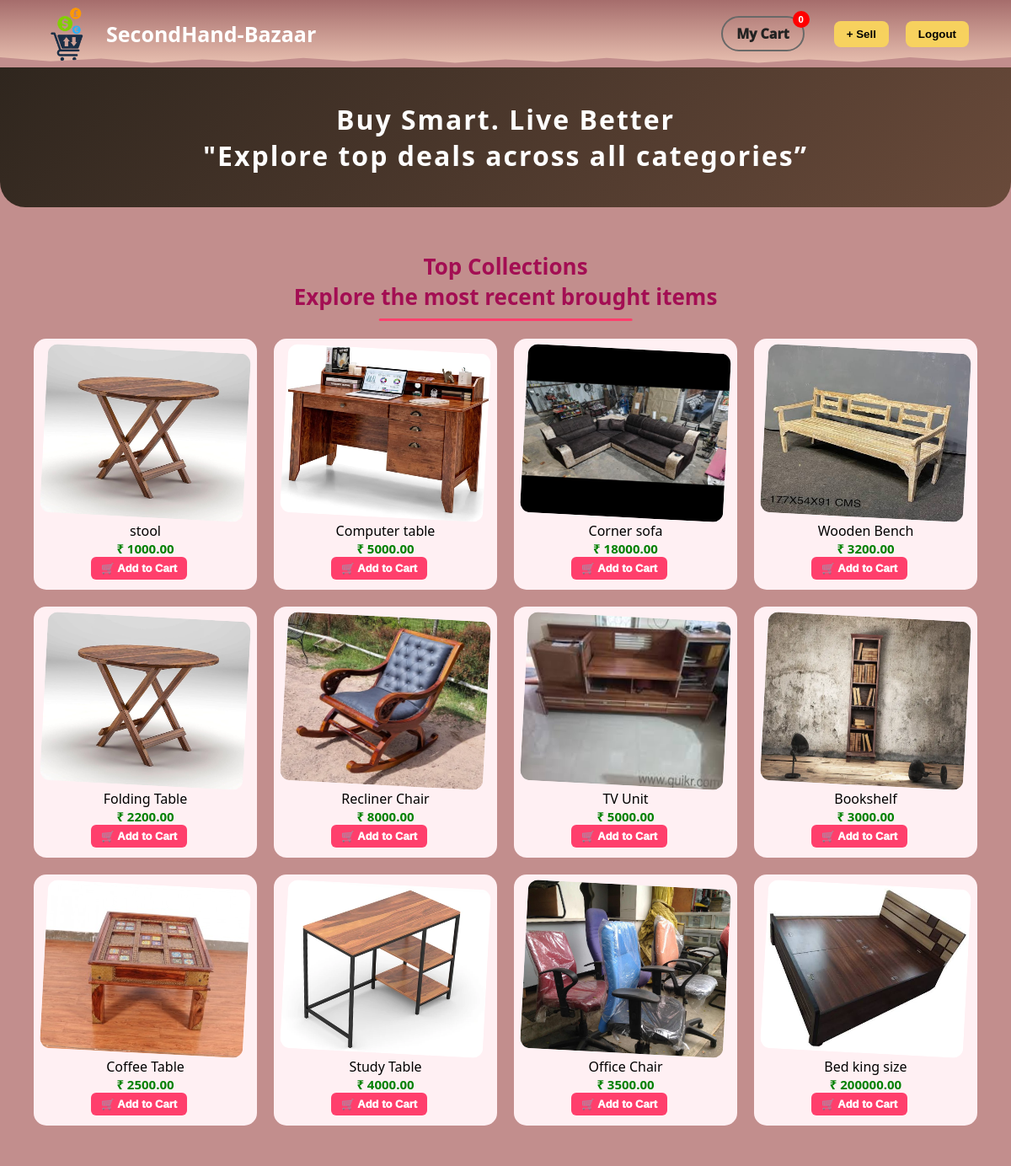
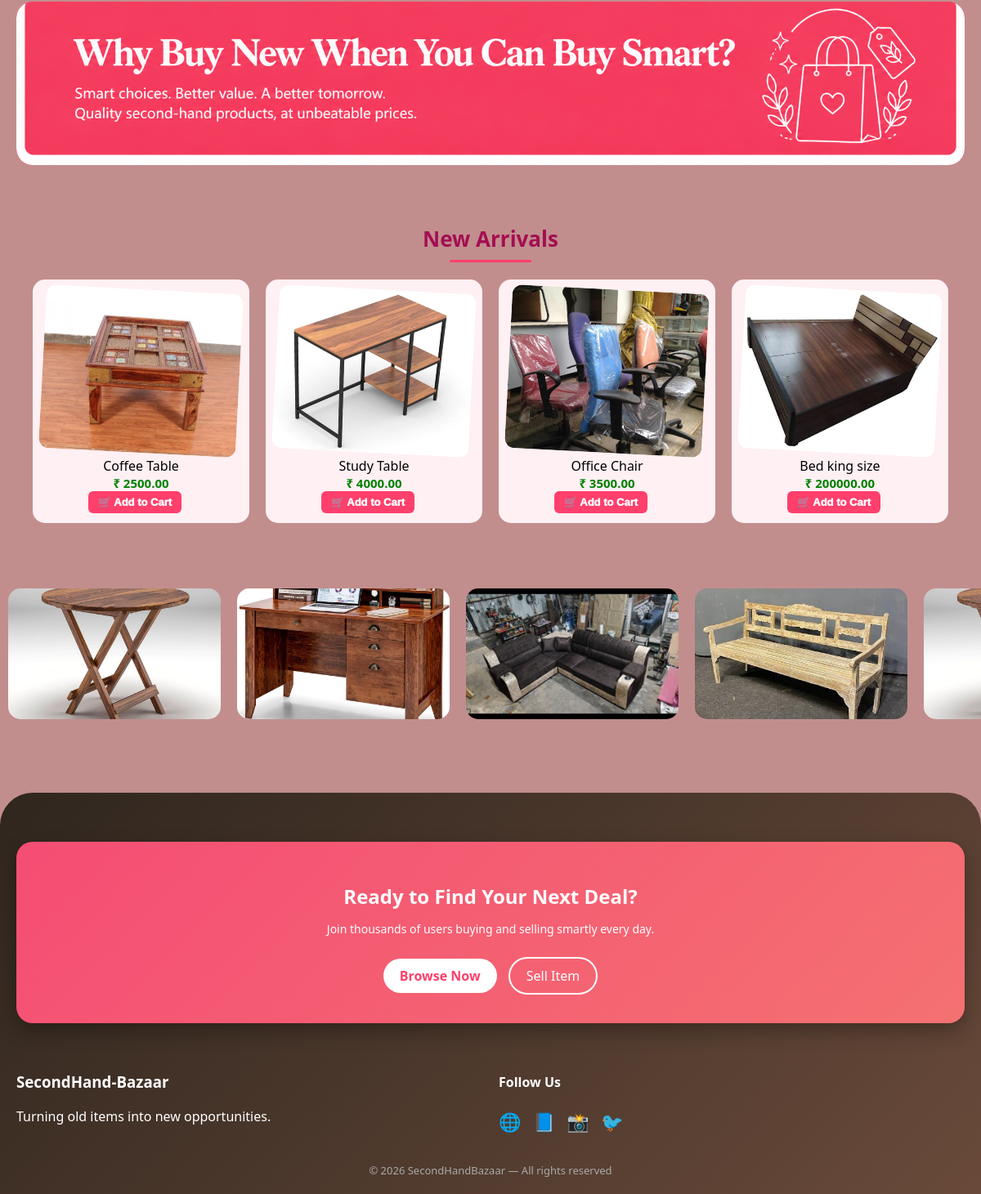
Page /modules/buyer/product_details.php?CAT_NAM=FURNITURE on the committed database (2 pictures, top to bottom).
### tables this page shows
CREATE TABLE `item` (
  `I_CODE` int(255) NOT NULL,
  `C_ID` int(255) NOT NULL,
  `CAT_NAM` varchar(50) DEFAULT NULL,
  `I_NAME` varchar(100) DEFAULT NULL,
  `I_IMAGE` varchar(100) NOT NULL,
  `I_DATE` date DEFAULT NULL,
  `I_PRICE` decimal(10,2) DEFAULT NULL,
  `SELL_STATUS` varchar(1) NOT NULL,
  `DES` varchar(100) NOT NULL
);

### modules/buyer/product_details.php (the view, shortened to what this page needs)
<?php
include "../../config/db.php";
$cat_nam = $_GET['CAT_NAM'] ?? '';
$q = "SELECT * FROM item WHERE CAT_NAM='$cat_nam' AND SELL_STATUS='N' ORDER BY I_CODE DESC";
$rs = mysqli_query($con,$q);
$rs_new = mysqli_query($con,
"SELECT * FROM item
WHERE CAT_NAM='$cat_nam'
AND SELL_STATUS='N'
ORDER BY I_CODE DESC
LIMIT 8 OFFSET 8");
$qcart = "SELECT COUNT(*) AS total FROM cart WHERE C_ID='".$_SESSION['sid']."'";
$rcart = mysqli_query($con,$qcart);
$cart = mysqli_fetch_assoc($rcart);
?>
<!DOCTYPE html>
<html>
<head>
</head>
<body>
    <div class="navbar">
    <div class="logo"> <img src="../../assests/img/logo.jpg" alt="" class="logo-img">SecondHand-Bazaar</div>
    <div class="nav-links">
        <a href="cart.php" class="cart-btn"><i class="bi bi-cart3"></i> My Cart  <span class="badge"><?php echo $cart['total']; ?></span></a>
        <a href="../seller/sell_product.php"><button class="post-btn"><b>+ Sell</b></button></a>
        <a href="../auth/logout.php"><button class="register-btn"><b>Logout</b></button></a>
    </div>
</div>
<div class="header">
    <h1>Buy Smart. Live Better <br> <span>"Explore top deals across all categories” </span></h1>
</div>
<div class="section">
<h2>Top Collections
    <br>Explore the most recent brought items
</h2>
<div class="grid">
<?php
if(mysqli_num_rows($rs) > 0)
{
    while($row = mysqli_fetch_array($rs))
{
    $xicode = $row['I_CODE'];
    echo "
    <div class='new-card'>
        <img src='../../assests/img/{$row['I_IMAGE']}'>
        <div>{$row['I_NAME']}</div>
        <div class='price'>₹ {$row['I_PRICE']}</div>
        <a href='add_to_cart.php?I_CODE=$xicode&CAT_NAM=".urlencode($cat_nam)."'>
    <button class='btn cart-btn'>🛒 Add to Cart</button>
</a>
    </div>";
}
}
?>
</div>
</div>
<div class="banner"> <img src="../../assests/img/buy.png">Special Collection</div>
<div class="section">
<h2>New Arrivals</h2>
<div class="grid">
<?php
mysqli_data_seek($rs,0);
while($row = mysqli_fetch_array($rs_new))
{
    echo "<div class='new-card'>
    <img src='../../assests/img/{$row['I_IMAGE']}'>
    <div>{$row['I_NAME']}</div>
    <div class='price'>₹ {$row['I_PRICE']}</div>
    <a href='add_to_cart.php?I_CODE=$xicode&CAT_NAM=".urlencode($cat_nam)."'>
    <button class='btn cart-btn'>🛒 Add to Cart</button>
</a>
    </div>";
}
?>
</div>
</div>
<div class="slider">
    <div class="slide-track">
<?php
mysqli_data_seek($rs,0);
while($row = mysqli_fetch_array($rs))
{
    echo "<img src='../../assests/img/{$row['I_IMAGE']}'>";
}
?>
    </div>
</div>
<footer class="footer2">
    <div class="cta-box">
        <h2>Ready to Find Your Next Deal?</h2>
        <p>Join thousands of users buying and selling smartly every day.</p>
        <div class="cta-buttons">
            <a href="dashboard.php" class="cta-primary">Browse Now</a>
            <a href="../seller/sell_product.php" class="cta-secondary">Sell Item</a>
        </div>
    </div>
    <div class="footer-content">
        <div class="footer-brand">
            <h3>SecondHand-Bazaar</h3>
            <p>Turning old items into new opportunities.</p>
        </div>
        <div class="footer-social">
            <h4>Follow Us</h4>
            <div class="icons">
                <span>🌐</span>
                <span>📘</span>
                <span>📸</span>
                <span>🐦</span>
            </div>
        </div>
    </div>
    <div class="footer-bottom">
        © 2026 SecondHandBazaar — All rights reserved
    </div>
</footer>
</body>
</html>

### modules/buyer/product_details.php (style rules this page uses)
body { margin: 0; font-family: 'Segoe UI', sans-serif; background: #c28e8d; position: relative; min-height: 100vh; }
body::before { content: ""; position: fixed; inset: 0; background: url("../../assests/img/doodle.png") repeat; background-size: 300px; opacity: 0.24; filter: blur(0.5px); z-index: -1; }
.navbar { position:relative; display:flex; justify-content:space-between; align-items:center; height:80px; padding:0 50px; background:linear-gradient( rgba(164,107,106,0.96), rgba(236,197,180,0.96) ); color:white; z-index:1; clip-path: polygon( 0 0, 100% 0, 100% 85%, 95% 90%, 90% 85%, 85% 92%, 80% 88%, 75% 93%, 70% 87%, 65% 91%, 60% 86%, 55% 92%, 50% 88%, 45% 93%, 40% 87%, 35% 91%, 30% 86%, 25% 92%, 20% 88%, 15% 93%, 10% 87%, 5% 91%, 0 85% ); }
.logo { display:flex; align-items:center; font-size:25px; font-weight:bold; }
.logo-img { width:70px; height:50px; object-fit:contain; margin-right:6px; transform:scale(1.5); }
.nav-links { display: flex; gap: 20px; align-items: center; }
.nav-links button { padding: 8px 15px; border: none; border-radius: 8px; cursor: pointer; transition: 0.3s; }
.cart-btn { position:relative; text-decoration:none; color:#222; padding:8px 16px; border-radius:25px; font-weight:1000; transition:.3s; margin-right:15px; border:2px solid #696968; display:inline-block; }
.badge { position:absolute; top:-8px; right:-8px; background:red; color:white; width:20px; height:20px; border-radius:50%; text-align:center; line-height:20px; font-size:11px; font-weight:bold; }
.post-btn, .register-btn { background: #f9d45df7; color: black; }
.header { margin: 0; padding: 40px 20px; text-align: center; background: linear-gradient(135deg, #2f261e, #694a3a); color: white; border-radius: 0 0 30px 30px; }
.header h1 { font-size: 32px; letter-spacing: 2px; margin: 0; }
.section { padding: 30px 40px; animation: fadeUp 1s ease; }
.section h2 { text-align: center; color: #a30e53; font-size: 26px; position: relative; display: inline-block; left: 50%; transform: translateX(-50%); }
.section h2::after { content: ""; display: block; width: 0%; height: 3px; background: #ff3f6c; margin: 8px auto 0; border-radius: 5px; animation: lineGrow 1.5s ease forwards; }
.grid { display: grid; grid-template-columns: repeat(4, 1fr); gap: 20px; width: 100%; max-width: 1200px; margin: 0 auto; }
.price { color: green; font-size: 15px; font-weight: bold; }
.btn { background: #ff3f6c; color: white; border: none; padding: 6px 12px; font-size: 13px; border-radius: 6px; }
.banner { margin:20px; height: 200px; border-radius: 20px; overflow: hidden; background: #ff3f6c; }
.banner img { width: 100%; height: 100%; object-fit: cover; border-radius: 20px; }
.new-card { background: #fff0f3; border-radius: 15px; padding: 12px; text-align: center; animation: zoomIn 0.5s ease; }
.new-card img { width: 100%; height: 200px; border-radius: 12px; transform: rotate(3deg); transition: 0.4s; }
.slider { overflow: hidden; width: 100%; margin: 40px 0; }
.slide-track { display: flex; width: max-content; animation: scroll 35s linear infinite; }
.slide-track img { width: 260px; height: 160px; margin: 10px; border-radius: 15px; object-fit: cover; flex-shrink: 0; transition: 0.3s; }
.footer2 { margin-top: 80px; background: linear-gradient(135deg, #2f261e, #694a3a); color: white; padding: 60px 20px 20px; border-top-left-radius: 40px; border-top-right-radius: 40px; }
.cta-box { background: linear-gradient(135deg, #f54d74, #f47171); padding: 30px; border-radius: 20px; text-align: center; margin-bottom: 40px; box-shadow: 0 10px 25px rgba(0,0,0,0.3); }
.cta-box h2 { margin-bottom: 10px; }
.cta-box p { font-size: 14px; margin-bottom: 20px; }
.cta-buttons a { text-decoration: none; margin: 5px; padding: 10px 20px; border-radius: 25px; display: inline-block; transition: 0.3s; }
.cta-primary { background: white; color: #ff3f6c; font-weight: bold; }
.cta-secondary { border: 2px solid white; color: white; }
.footer-content { display: flex; justify-content: space-between; flex-wrap: wrap; gap: 20px; }
.footer-links, .footer-brand, .footer-social { flex: 1; min-width: 150px; }
.icons span { font-size: 22px; margin-right: 10px; cursor: pointer; }
.footer-bottom { text-align: center; margin-top: 30px; font-size: 13px; color: #aaa; }

### rows in the picture
item: I_IMAGE (picture), I_NAME "stool", I_PRICE "1000.00"
item: I_IMAGE (picture), I_NAME "Computer table", I_PRICE "5000.00"
item: I_IMAGE (picture), I_NAME "Corner sofa", I_PRICE "18000.00"
item: I_IMAGE (picture), I_NAME "Wooden Bench", I_PRICE "3200.00"
item: I_IMAGE (picture), I_NAME "Folding Table", I_PRICE "2200.00"
item: I_IMAGE (picture), I_NAME "Recliner Chair", I_PRICE "8000.00"
item: I_IMAGE (picture), I_NAME "TV Unit", I_PRICE "5000.00"
item: I_IMAGE (picture), I_NAME "Bookshelf", I_PRICE "3000.00"
item: I_IMAGE (picture), I_NAME "Coffee Table", I_PRICE "2500.00"
item: I_IMAGE (picture), I_NAME "Study Table", I_PRICE "4000.00"
item: I_IMAGE (picture), I_NAME "Office Chair", I_PRICE "3500.00"
item: I_IMAGE (picture), I_NAME "Bed king size", I_PRICE "200000.00"

### other values in the picture
$cart['total'] "0"
